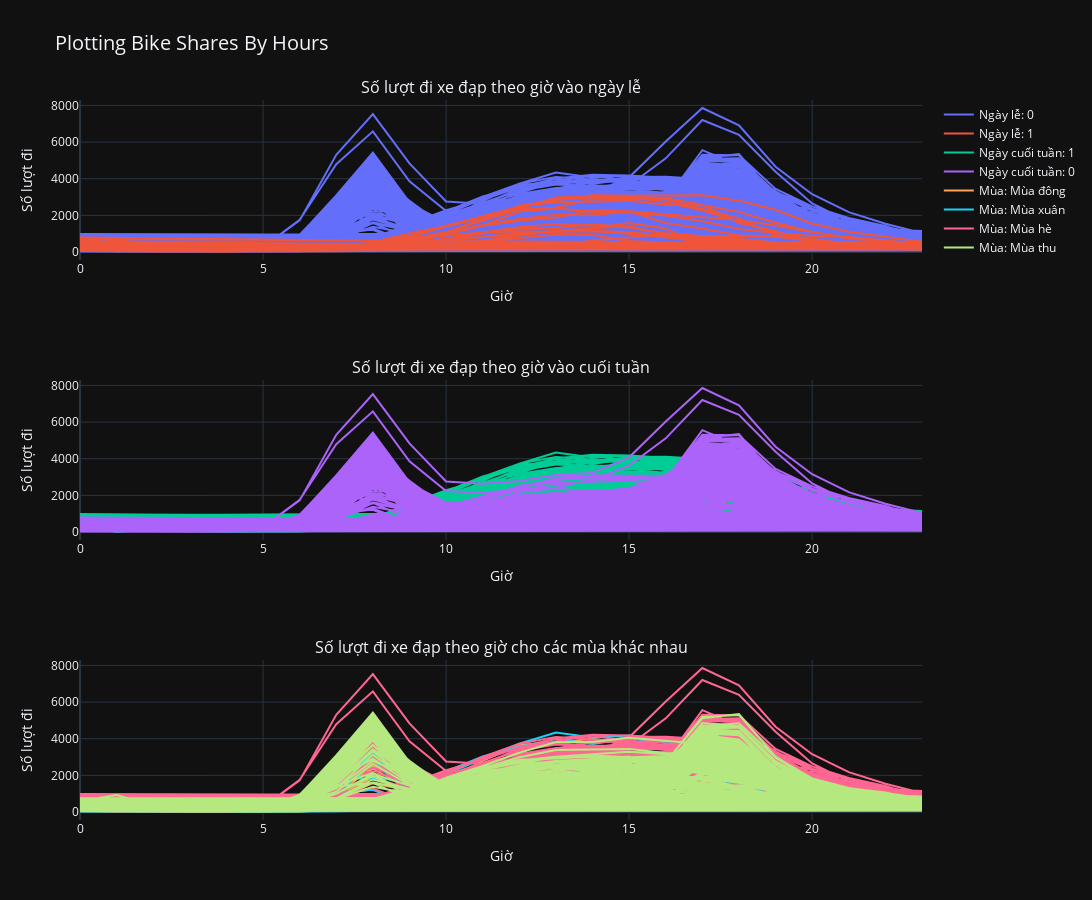

Here is the notebook cell this chart was saved with:
### Code cell
import plotly.graph_objects as go
from plotly.subplots import make_subplots

fig = make_subplots(rows=3, cols=1, subplot_titles=[
    "Số lượt đi xe đạp theo giờ vào ngày lễ",
    "Số lượt đi xe đạp theo giờ vào cuối tuần",
    "Số lượt đi xe đạp theo giờ cho các mùa khác nhau"
])


for holiday in df['Là_ngày_lễ'].unique():
    subset = df[df['Là_ngày_lễ'] == holiday]
    fig.add_trace(
        go.Scatter(
            x=subset['Giờ'],
            y=subset['Số_lượt_đi'],
            mode='lines',
            name=f"Ngày lễ: {holiday}",
            line=dict(width=2)
        ),
        row=1, col=1
    )


for weekend in df['Là_cuối_tuần'].unique():
    subset = df[df['Là_cuối_tuần'] == weekend]
    fig.add_trace(
        go.Scatter(
            x=subset['Giờ'],
            y=subset['Số_lượt_đi'],
            mode='lines',
            name=f"Ngày cuối tuần: {weekend}",
            line=dict(width=2)
        ),
        row=2, col=1
    )


for season in df['Mùa'].unique():
    subset = df[df['Mùa'] == season]
    fig.add_trace(
        go.Scatter(
            x=subset['Giờ'],
            y=subset['Số_lượt_đi'],
            mode='lines',
            name=f"Mùa: {season}",
            line=dict(width=2)
        ),
        row=3, col=1
    )


fig.update_layout(
    height=900,
    width=1200,
    title_text="Plotting Bike Shares By Hours",
    title_font_size=20,
    template='plotly_dark',  
    showlegend=True
)

fig.update_xaxes(title_text="Giờ", row=1, col=1)
fig.update_xaxes(title_text="Giờ", row=2, col=1)
fig.update_xaxes(title_text="Giờ", row=3, col=1)

fig.update_yaxes(title_text="Số lượt đi", row=1, col=1)
fig.update_yaxes(title_text="Số lượt đi", row=2, col=1)
fig.update_yaxes(title_text="Số lượt đi", row=3, col=1)


fig.show()

### Figure 1 — Plotly figure (JSON) as saved in the notebook; plotly's stock layout.template omitted (floating-point values rounded to 4 significant figures; data arrays with more than 128 entries replaced by an {"elided": "..."} marker saying what was removed)
{"data": [{"line": {"width": 2}, "mode": "lines", "name": "Ngày lễ: 0", "type": "scatter", "x": {"elided": "17030 int values"}, "xaxis": "x", "y": {"elided": "17030 int values"}, "yaxis": "y"}, {"line": {"width": 2}, "mode": "lines", "name": "Ngày lễ: 1", "type": "scatter", "x": {"elided": "384 int values"}, "xaxis": "x", "y": {"elided": "384 int values"}, "yaxis": "y"}, {"line": {"width": 2}, "mode": "lines", "name": "Ngày cuối tuần: 1", "type": "scatter", "x": {"elided": "4970 int values"}, "xaxis": "x2", "y": {"elided": "4970 int values"}, "yaxis": "y2"}, {"line": {"width": 2}, "mode": "lines", "name": "Ngày cuối tuần: 0", "type": "scatter", "x": {"elided": "12444 int values"}, "xaxis": "x2", "y": {"elided": "12444 int values"}, "yaxis": "y2"}, {"line": {"width": 2}, "mode": "lines", "name": "Mùa: Mùa đông", "type": "scatter", "x": {"elided": "4330 int values"}, "xaxis": "x3", "y": {"elided": "4330 int values"}, "yaxis": "y3"}, {"line": {"width": 2}, "mode": "lines", "name": "Mùa: Mùa xuân", "type": "scatter", "x": {"elided": "4394 int values"}, "xaxis": "x3", "y": {"elided": "4394 int values"}, "yaxis": "y3"}, {"line": {"width": 2}, "mode": "lines", "name": "Mùa: Mùa hè", "type": "scatter", "x": {"elided": "4387 int values"}, "xaxis": "x3", "y": {"elided": "4387 int values"}, "yaxis": "y3"}, {"line": {"width": 2}, "mode": "lines", "name": "Mùa: Mùa thu", "type": "scatter", "x": {"elided": "4303 int values"}, "xaxis": "x3", "y": {"elided": "4303 int values"}, "yaxis": "y3"}], "layout": {"annotations": [{"font": {"size": 16}, "showarrow": false, "text": "Số lượt đi xe đạp theo giờ vào ngày lễ", "x": 0.5, "xanchor": "center", "xref": "paper", "y": 1, "yanchor": "bottom", "yref": "paper"}, {"font": {"size": 16}, "showarrow": false, "text": "Số lượt đi xe đạp theo giờ vào cuối tuần", "x": 0.5, "xanchor": "center", "xref": "paper", "y": 0.6111, "yanchor": "bottom", "yref": "paper"}, {"font": {"size": 16}, "showarrow": false, "text": "Số lượt đi xe đạp theo giờ cho các mùa khác nhau", "x": 0.5, "xanchor": "center", "xref": "paper", "y": 0.2222, "yanchor": "bottom", "yref": "paper"}], "height": 900, "showlegend": true, "title": {"font": {"size": 20}, "text": "Plotting Bike Shares By Hours"}, "width": 1200, "xaxis": {"anchor": "y", "domain": [0, 1], "title": {"text": "Giờ"}}, "xaxis2": {"anchor": "y2", "domain": [0, 1], "title": {"text": "Giờ"}}, "xaxis3": {"anchor": "y3", "domain": [0, 1], "title": {"text": "Giờ"}}, "yaxis": {"anchor": "x", "domain": [0.7778, 1], "title": {"text": "Số lượt đi"}}, "yaxis2": {"anchor": "x2", "domain": [0.3889, 0.6111], "title": {"text": "Số lượt đi"}}, "yaxis3": {"anchor": "x3", "domain": [0, 0.2222], "title": {"text": "Số lượt đi"}}}}
